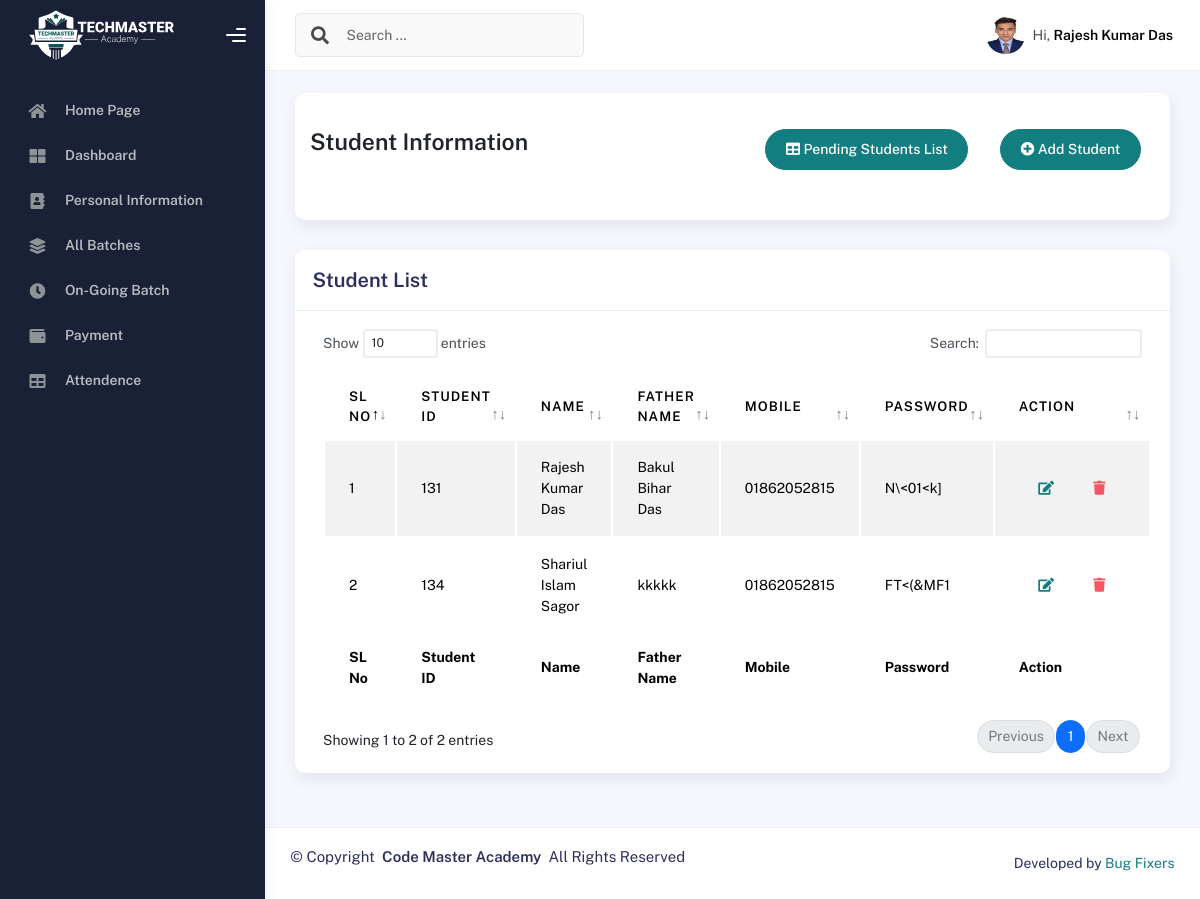
The page /studentList/ (signed in) on the database its author committed.
### myApp/models.py (models this page shows, shortened)
class CustomUserModel(AbstractUser):
    USERTYPE=[
        ('Authority','Authority'),
        ('Student','Student'),
        ('Teacher','Teacher'),
        ('Staff','Staff'),
    ]
    UserType=models.CharField(choices=USERTYPE,max_length=100, null=True)

class StudentModel(models.Model):
    Imsuser=models.OneToOneField(CustomUserModel,on_delete=models.CASCADE,related_name='studentinfo',null=True)
    StudentID=models.CharField(max_length=100,null=True)
    StudentName=models.CharField(max_length=100,null=True)
    StudentPhoto=models.ImageField(upload_to='studentPhoto',null=True)
    AdmissionDate=models.DateField(auto_now_add=True,null=True)
    EducationalQualification=models.CharField(max_length=100,null=True)
    LinkedInLink =models.CharField(max_length=150,null=True)
    GithubLink =models.CharField(max_length=150,null=True)
    FacebookLink =models.CharField(max_length=150,null=True)

class PersonalInfoModel(models.Model):
    Imsuser=models.OneToOneField(CustomUserModel,on_delete=models.CASCADE,related_name='personalinfo',null=True)
    Password=models.CharField(max_length=100,null=True)
    FatherName=models.CharField(max_length=100,null=True)
    MotherName=models.CharField(max_length=100,null=True)
    Religion=models.CharField(max_length=100,null=True)
    DOB=models.DateField(null=True)
    GENDER=[
        ('Male','Male'),
        ('Female','Female'),
        ('Other','Other'),
    ]
    Gender=models.CharField(choices=GENDER,max_length=100,null=True)
    Mobile=models.CharField(max_length=100,null=True)
    EmergencyContact=models.CharField(max_length=100,null=True)
    PresentAddress=models.CharField(max_length=100,null=True)
    PermanentAddress=models.CharField(max_length=100,null=True)

### myApp/studentviews.py (the view)
# urls.py: path('studentList/',studentlist,name="studentList"),
@login_required
def studentlist(request):
    studentdata = StudentModel.objects.all()
    personaldata = PersonalInfoModel.objects.all()
    combined_data = []
    for student in studentdata:
        personal_info = personaldata.filter(Imsuser=student.Imsuser).first()
        combined_data.append({
            'student': student,
            'personal_info': personal_info
        })
    context = {
        'combined_data': combined_data,
        'studentdata': studentdata
    }
    return render(request,'students/studentlist.html',context)

### Template/students/studentlist.html (shortened to what this page needs)
{% extends "profilemaster/master.html" %}
{% block content %}
<div class="col-sm-12 col-md-12">
    <div class="card card-stats card-round">
        <div class="card-body">
            <div class="d-flex align-items-left align-items-md-center flex-column flex-md-row pt-2 pb-4">
                <div>
                    <h3 class="fw-bold mb-3">Student Information</h3>
                </div>
                <div class="ms-md-auto py-2 py-md-0">
                  <a href="{% url 'pendingstudentlist' %}" class="btn btn-primary btn-round m-3"><i class="fas fa-table"></i> Pending Students List</a>
                    <a href="{% url 'addstudent' %}" class="btn btn-primary btn-round m-3"><i class="fas fa-plus-circle"></i> Add Student</a>
                </div>
            </div>
        </div>
    </div>
</div>
<div class="col-md-12">
    <div class="card">
      <div class="card-header">
        <h4 class="card-title">Student List</h4>
      </div>
      <div class="card-body">
        <div class="table-responsive">
          <table id="basic-datatables" class="display table table-striped table-hover">
            <thead>
              <tr>
                <th>SL No</th>
                <th>Student ID</th>
                <th>Name</th>
                <th>Father Name</th>
                <th>Mobile</th>
                <th>Password</th>
                <th>Action</th>
              </tr>
            </thead>
            <tfoot>
              <tr>
                <th>SL No</th>
                <th>Student ID</th>
                <th>Name</th>
                <th>Father Name</th>
                <th>Mobile</th>
                <th>Password</th>
                <th>Action</th>
              </tr>
            </tfoot>
            <tbody>
              {% for i in studentdata %}
                <tr>
                  <td>{{forloop.counter}}</td>
                  <td>{{i.StudentID}}</td>
                  <td>{{i.StudentName}}</td>
                  <td>{{i.Imsuser.personalinfo.FatherName}}</td>
                  <td>{{i.Imsuser.personalinfo.Mobile}}</td>
                  <td>{{i.Imsuser.personalinfo.Password}}</td>
                  <td>
                    <div class="form-button-action">
                      <a href="{% url 'editstudent' i.id %}" class="btn btn-link btn-primary btn-md">
                        <i class="fa fa-edit"></i>
                      </a>
                      <a href="{% url 'deletestudent' i.id %}" class="btn btn-link btn-danger btn-md">
                        <i class="fa fa-trash"></i>
                      </a>
                    </div>
                  </td>
                </tr>
              {% endfor %}
            </tbody>
          </table>
        </div>
      </div>
    </div>
  </div>
{% endblock content %}

### Template/profilemaster/header.html (shortened to what this page needs)
{% load static %}
<div class="main-header">
  <nav class="navbar navbar-header navbar-header-transparent navbar-expand-lg border-bottom">
    <div class="container-fluid">
      <nav class="navbar navbar-header-left navbar-expand-lg navbar-form nav-search p-0 d-none d-lg-flex">
        <div class="input-group">
          <div class="input-group-prepend">
            <button type="submit" class="btn btn-search pe-1">
              <i class="fa fa-search search-icon"></i>
            </button>
          </div>
          <input type="text" placeholder="Search ..." class="form-control" />
        </div>
      </nav>
      <ul class="navbar-nav topbar-nav ms-md-auto align-items-center">
        <li class="nav-item topbar-user dropdown hidden-caret">
          <a class="dropdown-toggle profile-pic" data-bs-toggle="dropdown" href="#" aria-expanded="false">
            {% if user.UserType == 'Authority' %}
            <div class="avatar-sm">
              <img src="{% static 'profileassets/img/kaiadmin/authoritylogo.png' %}" alt="..." class="avatar-img rounded-circle" />
            </div>
            <span class="profile-username">
              <span class="fw-bold">Code Master</span>
            </span>
            {% elif user.UserType == 'Student' %}
            <div class="avatar-sm">
              <img src="{{user.studentinfo.StudentPhoto.url}}" alt="..." class="avatar-img rounded-circle" />
            </div>
            <span class="profile-username">
              <span class="op-7">Hi,</span>
              <span class="fw-bold">{{user.studentinfo.StudentName}}</span>
            </span>
            {% endif %}
          </a>
        </li>
      </ul>
    </div>
  </nav>
</div>

### rows shown on the page
CustomUserModel: studentinfo.StudentPhoto (picture), studentinfo.StudentName "Rajesh Kumar Das"
StudentModel: StudentID "131", StudentName "Rajesh Kumar Das", Imsuser.personalinfo.FatherName "Bakul Bihar Das", Imsuser.personalinfo.Mobile "01862052815", Imsuser.personalinfo.Password "N\\<01<k]"
StudentModel: StudentID "134", StudentName "Shariul Islam Sagor", Imsuser.personalinfo.FatherName "kkkkk", Imsuser.personalinfo.Mobile "01862052815", Imsuser.personalinfo.Password "FT<(&MF1"
